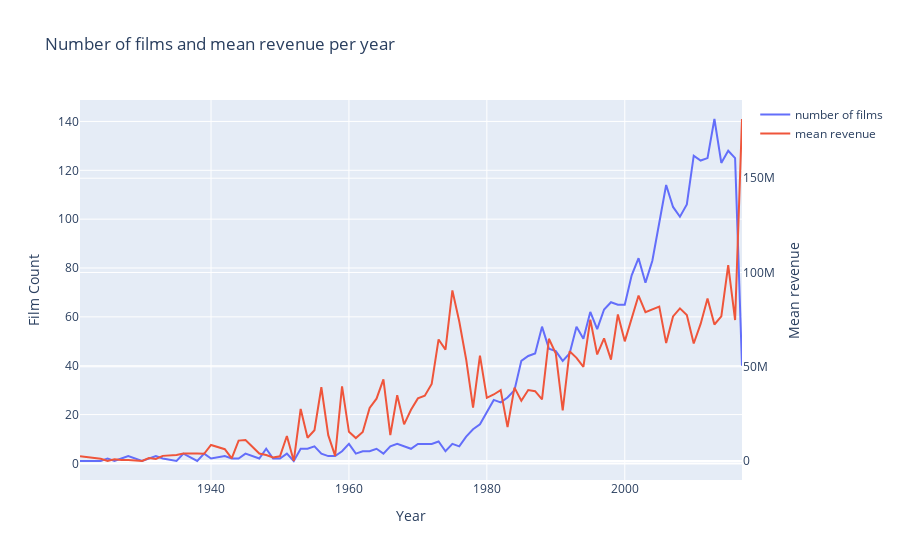

Notebook source saved alongside this figure:
### Code cell
d1 = train['release_date_year'].value_counts().sort_index()
d2 = train.groupby(['release_date_year'])['revenue'].mean()

data = [go.Scatter(x=d1.index, y=d1.values, name='number of films'),
       go.Scatter(x=d2.index, y=d2.values, name='mean revenue', yaxis='y2'),]

layout = go.Layout(dict(title = 'Number of films and mean revenue per year',
                  xaxis = dict(title = 'Year'),
                  yaxis = dict(title = 'Film Count'),
                  yaxis2 = dict(title = 'Mean revenue', overlaying='y', side='right'),
                       ), legend = dict(orientation = 'v'))

py.iplot(dict(data=data, layout=layout))
